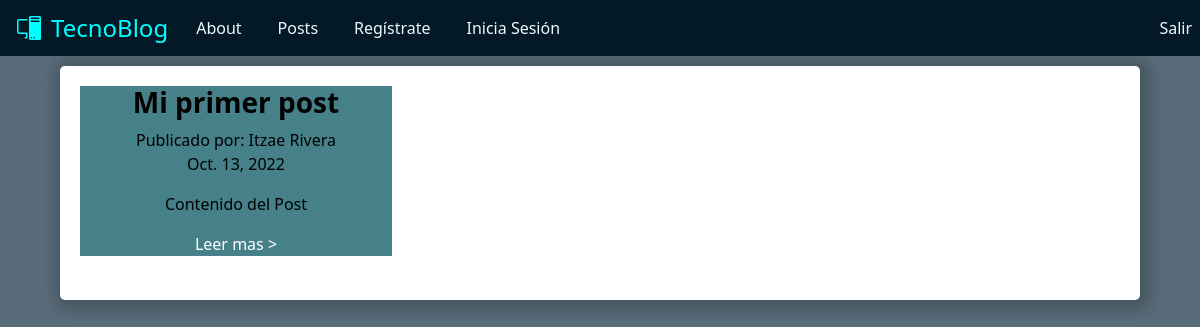
The app's page /tecnoBlog/verPosts, older data.
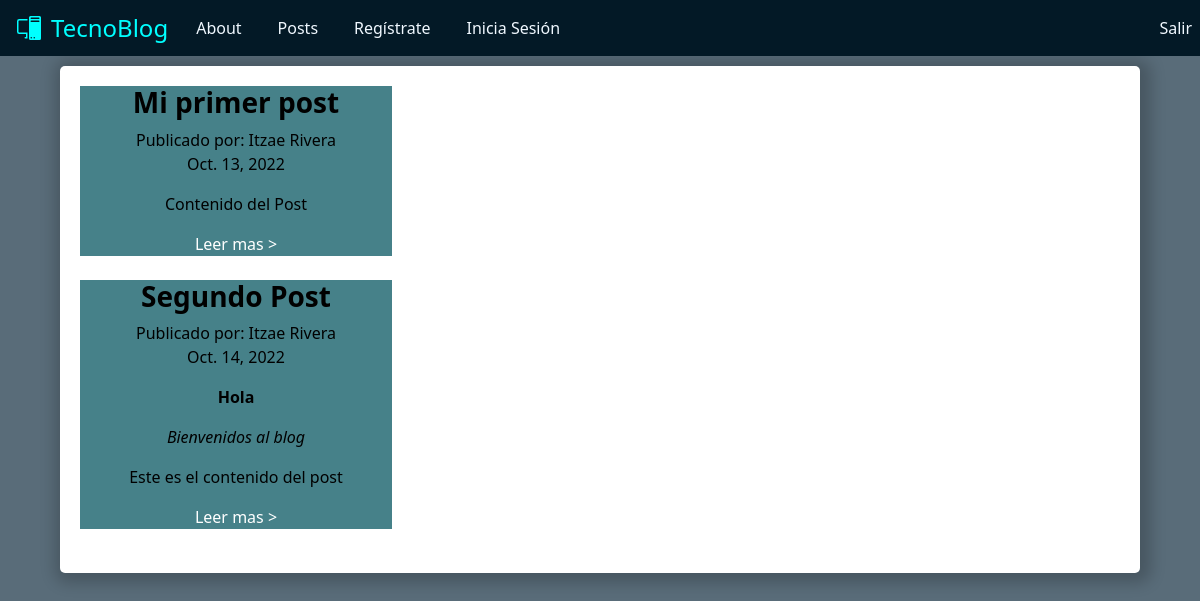
The same page, newer data.
### tecnoBlog/models.py (models this page shows, shortened)
class Blogs(models.Model):
    idBlog = models.IntegerField()
    titulo = models.CharField(max_length=40)
    subtitulo = models.CharField(max_length=60)
    contenido = models.CharField(max_length=500)
    autor = models.CharField(max_length=60)
    fecha = models.DateField()

### tecnoBlog/views.py (the view)
# urls.py: path('tecnoBlog/verPosts', verPosts),
def verPosts(request=None):
    blogs = Blogs.objects.all() #Trae todo
    return render(request, "verPosts.html", {"blogs": blogs})

### tecnoBlog/template/verPosts.html
{% extends 'homePage.html' %}
{% block content %}
    <div class="contenido_home">
        {% for blog in blogs %}
            <div class="listaPosts">
                <h3><b>{{ blog.titulo }}</b></h3>
                <label for=""> Publicado por: {{ blog.autor }}</label>
                <br>
                <p>{{ blog.fecha }}</p>
                <p>{{ blog.contenido | safe }}</p>
                <a class="leerMas" href="">Leer mas ></a>
            </div>
            <br>
        {% endfor %}
    </div>
{% endblock %}

### tecnoBlog/template/homePage.html (shortened to what this page needs)
<!DOCTYPE html>
<html lang="en">
<head>
    {% load static %}
    <link rel="stylesheet" href="{%static 'css/bootstrap.min.css'%}">
    <link rel="stylesheet" href="{%static 'css/myestilo.css'%}">
</head>
<body>
    <header>
        <nav class="navbar navbar-expand-xl" aria-label="Sixth navbar example">
            <div class="container-fluid">
                <a class="titulo_nav" href="/homePage">TecnoBlog</a>
              <div class="collapse navbar-collapse" id="navbarsExample06">
                <ul class="navbar-nav me-auto mb-2 mb-xl-0">
                  <li class="nav-item">
                    <a class="nav-link" href="#">About</a>
                  </li>
                  <li class="nav-item">
                    <a class="nav-link" href="/tecnoBlog/verPosts">Posts</a>
                  </li>
                  <li class="nav-item">
                    <a class="nav-link" href="/signIn">Regístrate</a>
                  </li>
                  <li class="nav-item">
                    <a class="nav-link" href="/login">Inicia Sesión</a>
                  </li>
                  <li class="nav-item" style="position: absolute; right: 0px">
                    <a class="nav-link" aria-current="page" href="/logout/">Salir</a>
                </li>
                </ul>
              </div>
            </div>
          </nav>
    </header>
</body>
<body>
  {% block content %}{% endblock %}
</body>
</html>

### tecnoBlog/static/css/myestilo.css (style rules this page uses)
body { background-color: #596c79; }
nav { background-color: #031926; }
.titulo_nav { color: aqua; text-decoration: none; font-size:x-large; }
.nav-link { color: aliceblue; text-align: center; margin-left: 20px; }
.bi-pc-display { color: aqua; margin-left:5px; margin-right: 10px; }
.contenido_home { display: flex; width: 90%; height: auto; margin:auto; margin-top: 10px; flex-direction: column; background-color: white; border-radius: 5px; padding: 20px; color: black; box-shadow: 3px 2px 15px 8px rgba(0, 0, 0, 0.2); text-align: center; }
.listaPosts { background-color: #468189; width: 30%; }
.leerMas { text-decoration: none; color: white; }

Row changes from the older to the newer data that the page shows:
added Blogs: titulo "Segundo Post", autor "Itzae Rivera", fecha "Oct. 14, 2022", contenido "Hola Bienvenidos al blog Este es el contenido del post"
